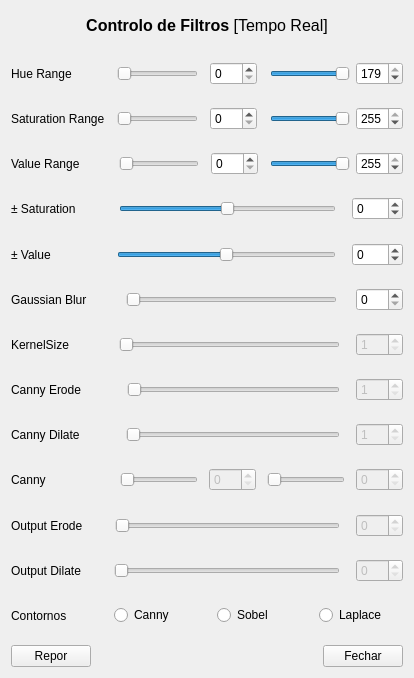
<?xml version="1.0" encoding="UTF-8"?>
<ui version="4.0">
 <class>Form</class>
 <widget class="QWidget" name="Form">
  <property name="geometry">
   <rect>
    <x>0</x>
    <y>0</y>
    <width>414</width>
    <height>678</height>
   </rect>
  </property>
  <property name="minimumSize">
   <size>
    <width>280</width>
    <height>0</height>
   </size>
  </property>
  <property name="windowTitle">
   <string>Controlo de Filtros</string>
  </property>
  <property name="windowIcon">
   <iconset>
    <normaloff>icons/colour.ico</normaloff>icons/colour.ico</iconset>
  </property>
  <layout class="QVBoxLayout" name="verticalLayout">
   <item>
    <spacer name="verticalSpacer">
     <property name="orientation">
      <enum>Qt::Vertical</enum>
     </property>
     <property name="sizeType">
      <enum>QSizePolicy::Preferred</enum>
     </property>
     <property name="sizeHint" stdset="0">
      <size>
       <width>20</width>
       <height>5</height>
      </size>
     </property>
    </spacer>
   </item>
   <item>
    <widget class="QLabel" name="title_lb">
     <property name="sizePolicy">
      <sizepolicy hsizetype="Preferred" vsizetype="Fixed">
       <horstretch>0</horstretch>
       <verstretch>100</verstretch>
      </sizepolicy>
     </property>
     <property name="font">
      <font>
       <family>MS Shell Dlg 2</family>
       <pointsize>12</pointsize>
       <weight>50</weight>
       <italic>false</italic>
       <bold>false</bold>
      </font>
     </property>
     <property name="layoutDirection">
      <enum>Qt::LeftToRight</enum>
     </property>
     <property name="styleSheet">
      <string notr="true">font: 12pt &quot;MS Shell Dlg 2&quot;;</string>
     </property>
     <property name="text">
      <string>&lt;html&gt;&lt;head/&gt;&lt;body&gt;&lt;p&gt;&lt;span style=&quot; font-weight:600;&quot;&gt;Controlo de Filtros&lt;/span&gt; [Tempo Real]&lt;/p&gt;&lt;/body&gt;&lt;/html&gt;</string>
     </property>
     <property name="textFormat">
      <enum>Qt::AutoText</enum>
     </property>
     <property name="alignment">
      <set>Qt::AlignCenter</set>
     </property>
    </widget>
   </item>
   <item>
    <spacer name="verticalSpacer_2">
     <property name="orientation">
      <enum>Qt::Vertical</enum>
     </property>
     <property name="sizeType">
      <enum>QSizePolicy::Preferred</enum>
     </property>
     <property name="sizeHint" stdset="0">
      <size>
       <width>20</width>
       <height>13</height>
      </size>
     </property>
    </spacer>
   </item>
   <item>
    <layout class="QHBoxLayout" name="horizontalLayout">
     <item>
      <widget class="QLabel" name="minhue_lb">
       <property name="sizePolicy">
        <sizepolicy hsizetype="Preferred" vsizetype="Expanding">
         <horstretch>0</horstretch>
         <verstretch>0</verstretch>
        </sizepolicy>
       </property>
       <property name="text">
        <string>Hue Range          </string>
       </property>
       <property name="scaledContents">
        <bool>false</bool>
       </property>
       <property name="alignment">
        <set>Qt::AlignLeading|Qt::AlignLeft|Qt::AlignVCenter</set>
       </property>
      </widget>
     </item>
     <item>
      <spacer name="horizontalSpacer_6">
       <property name="orientation">
        <enum>Qt::Horizontal</enum>
       </property>
       <property name="sizeType">
        <enum>QSizePolicy::Preferred</enum>
       </property>
       <property name="sizeHint" stdset="0">
        <size>
         <width>10</width>
         <height>20</height>
        </size>
       </property>
      </spacer>
     </item>
     <item>
      <widget class="QSlider" name="minhue_slider">
       <property name="maximum">
        <number>179</number>
       </property>
       <property name="orientation">
        <enum>Qt::Horizontal</enum>
       </property>
      </widget>
     </item>
     <item>
      <spacer name="horizontalSpacer_12">
       <property name="orientation">
        <enum>Qt::Horizontal</enum>
       </property>
       <property name="sizeType">
        <enum>QSizePolicy::Preferred</enum>
       </property>
       <property name="sizeHint" stdset="0">
        <size>
         <width>10</width>
         <height>20</height>
        </size>
       </property>
      </spacer>
     </item>
     <item>
      <widget class="QSpinBox" name="minhue_spinbox">
       <property name="sizePolicy">
        <sizepolicy hsizetype="Preferred" vsizetype="Fixed">
         <horstretch>0</horstretch>
         <verstretch>0</verstretch>
        </sizepolicy>
       </property>
       <property name="minimumSize">
        <size>
         <width>47</width>
         <height>0</height>
        </size>
       </property>
       <property name="inputMethodHints">
        <set>Qt::ImhDigitsOnly</set>
       </property>
       <property name="minimum">
        <number>0</number>
       </property>
       <property name="maximum">
        <number>179</number>
       </property>
       <property name="value">
        <number>0</number>
       </property>
      </widget>
     </item>
     <item>
      <spacer name="horizontalSpacer_4">
       <property name="orientation">
        <enum>Qt::Horizontal</enum>
       </property>
       <property name="sizeType">
        <enum>QSizePolicy::Preferred</enum>
       </property>
       <property name="sizeHint" stdset="0">
        <size>
         <width>10</width>
         <height>20</height>
        </size>
       </property>
      </spacer>
     </item>
     <item>
      <widget class="QSlider" name="maxhue_slider">
       <property name="maximum">
        <number>179</number>
       </property>
       <property name="value">
        <number>179</number>
       </property>
       <property name="orientation">
        <enum>Qt::Horizontal</enum>
       </property>
      </widget>
     </item>
     <item>
      <widget class="QSpinBox" name="maxhue_spinbox">
       <property name="sizePolicy">
        <sizepolicy hsizetype="Preferred" vsizetype="Fixed">
         <horstretch>0</horstretch>
         <verstretch>0</verstretch>
        </sizepolicy>
       </property>
       <property name="minimumSize">
        <size>
         <width>47</width>
         <height>0</height>
        </size>
       </property>
       <property name="inputMethodHints">
        <set>Qt::ImhDigitsOnly</set>
       </property>
       <property name="minimum">
        <number>0</number>
       </property>
       <property name="maximum">
        <number>179</number>
       </property>
       <property name="value">
        <number>179</number>
       </property>
      </widget>
     </item>
    </layout>
   </item>
   <item>
    <layout class="QHBoxLayout" name="horizontalLayout_2">
     <item>
      <widget class="QLabel" name="minsat_lb">
       <property name="sizePolicy">
        <sizepolicy hsizetype="Preferred" vsizetype="Expanding">
         <horstretch>0</horstretch>
         <verstretch>0</verstretch>
        </sizepolicy>
       </property>
       <property name="text">
        <string>Saturation Range</string>
       </property>
      </widget>
     </item>
     <item>
      <spacer name="horizontalSpacer_5">
       <property name="orientation">
        <enum>Qt::Horizontal</enum>
       </property>
       <property name="sizeType">
        <enum>QSizePolicy::Preferred</enum>
       </property>
       <property name="sizeHint" stdset="0">
        <size>
         <width>10</width>
         <height>20</height>
        </size>
       </property>
      </spacer>
     </item>
     <item>
      <widget class="QSlider" name="minsat_slider">
       <property name="sizePolicy">
        <sizepolicy hsizetype="Expanding" vsizetype="Fixed">
         <horstretch>0</horstretch>
         <verstretch>0</verstretch>
        </sizepolicy>
       </property>
       <property name="maximum">
        <number>255</number>
       </property>
       <property name="orientation">
        <enum>Qt::Horizontal</enum>
       </property>
      </widget>
     </item>
     <item>
      <spacer name="horizontalSpacer_11">
       <property name="orientation">
        <enum>Qt::Horizontal</enum>
       </property>
       <property name="sizeType">
        <enum>QSizePolicy::Preferred</enum>
       </property>
       <property name="sizeHint" stdset="0">
        <size>
         <width>10</width>
         <height>20</height>
        </size>
       </property>
      </spacer>
     </item>
     <item>
      <widget class="QSpinBox" name="minsat_spinbox">
       <property name="sizePolicy">
        <sizepolicy hsizetype="Preferred" vsizetype="Fixed">
         <horstretch>0</horstretch>
         <verstretch>0</verstretch>
        </sizepolicy>
       </property>
       <property name="minimumSize">
        <size>
         <width>47</width>
         <height>0</height>
        </size>
       </property>
       <property name="inputMethodHints">
        <set>Qt::ImhDigitsOnly</set>
       </property>
       <property name="minimum">
        <number>0</number>
       </property>
       <property name="maximum">
        <number>255</number>
       </property>
      </widget>
     </item>
     <item>
      <spacer name="horizontalSpacer_3">
       <property name="orientation">
        <enum>Qt::Horizontal</enum>
       </property>
       <property name="sizeType">
        <enum>QSizePolicy::Preferred</enum>
       </property>
       <property name="sizeHint" stdset="0">
        <size>
         <width>10</width>
         <height>20</height>
        </size>
       </property>
      </spacer>
     </item>
     <item>
      <widget class="QSlider" name="maxsat_slider">
       <property name="maximum">
        <number>255</number>
       </property>
       <property name="value">
        <number>255</number>
       </property>
       <property name="orientation">
        <enum>Qt::Horizontal</enum>
       </property>
      </widget>
     </item>
     <item>
      <widget class="QSpinBox" name="maxsat_spinbox">
       <property name="sizePolicy">
        <sizepolicy hsizetype="Preferred" vsizetype="Fixed">
         <horstretch>0</horstretch>
         <verstretch>0</verstretch>
        </sizepolicy>
       </property>
       <property name="minimumSize">
        <size>
         <width>47</width>
         <height>0</height>
        </size>
       </property>
       <property name="inputMethodHints">
        <set>Qt::ImhDigitsOnly</set>
       </property>
       <property name="minimum">
        <number>0</number>
       </property>
       <property name="maximum">
        <number>255</number>
       </property>
       <property name="value">
        <number>255</number>
       </property>
      </widget>
     </item>
    </layout>
   </item>
   <item>
    <layout class="QHBoxLayout" name="horizontalLayout_3">
     <item>
      <widget class="QLabel" name="minval_lb">
       <property name="sizePolicy">
        <sizepolicy hsizetype="Preferred" vsizetype="Expanding">
         <horstretch>0</horstretch>
         <verstretch>0</verstretch>
        </sizepolicy>
       </property>
       <property name="text">
        <string>Value Range        </string>
       </property>
      </widget>
     </item>
     <item>
      <spacer name="horizontalSpacer">
       <property name="orientation">
        <enum>Qt::Horizontal</enum>
       </property>
       <property name="sizeType">
        <enum>QSizePolicy::Preferred</enum>
       </property>
       <property name="sizeHint" stdset="0">
        <size>
         <width>10</width>
         <height>20</height>
        </size>
       </property>
      </spacer>
     </item>
     <item>
      <widget class="QSlider" name="minval_slider">
       <property name="maximum">
        <number>255</number>
       </property>
       <property name="orientation">
        <enum>Qt::Horizontal</enum>
       </property>
      </widget>
     </item>
     <item>
      <spacer name="horizontalSpacer_10">
       <property name="orientation">
        <enum>Qt::Horizontal</enum>
       </property>
       <property name="sizeType">
        <enum>QSizePolicy::Preferred</enum>
       </property>
       <property name="sizeHint" stdset="0">
        <size>
         <width>10</width>
         <height>20</height>
        </size>
       </property>
      </spacer>
     </item>
     <item>
      <widget class="QSpinBox" name="minval_spinbox">
       <property name="sizePolicy">
        <sizepolicy hsizetype="Preferred" vsizetype="Fixed">
         <horstretch>0</horstretch>
         <verstretch>0</verstretch>
        </sizepolicy>
       </property>
       <property name="minimumSize">
        <size>
         <width>47</width>
         <height>0</height>
        </size>
       </property>
       <property name="inputMethodHints">
        <set>Qt::ImhDigitsOnly</set>
       </property>
       <property name="minimum">
        <number>0</number>
       </property>
       <property name="maximum">
        <number>255</number>
       </property>
      </widget>
     </item>
     <item>
      <spacer name="horizontalSpacer_2">
       <property name="orientation">
        <enum>Qt::Horizontal</enum>
       </property>
       <property name="sizeType">
        <enum>QSizePolicy::Preferred</enum>
       </property>
       <property name="sizeHint" stdset="0">
        <size>
         <width>10</width>
         <height>20</height>
        </size>
       </property>
      </spacer>
     </item>
     <item>
      <widget class="QSlider" name="maxval_slider">
       <property name="maximum">
        <number>255</number>
       </property>
       <property name="value">
        <number>255</number>
       </property>
       <property name="orientation">
        <enum>Qt::Horizontal</enum>
       </property>
      </widget>
     </item>
     <item>
      <widget class="QSpinBox" name="maxval_spinbox">
       <property name="sizePolicy">
        <sizepolicy hsizetype="Preferred" vsizetype="Fixed">
         <horstretch>0</horstretch>
         <verstretch>0</verstretch>
        </sizepolicy>
       </property>
       <property name="minimumSize">
        <size>
         <width>47</width>
         <height>0</height>
        </size>
       </property>
       <property name="inputMethodHints">
        <set>Qt::ImhDigitsOnly</set>
       </property>
       <property name="minimum">
        <number>0</number>
       </property>
       <property name="maximum">
        <number>255</number>
       </property>
       <property name="value">
        <number>255</number>
       </property>
      </widget>
     </item>
    </layout>
   </item>
   <item>
    <layout class="QHBoxLayout" name="horizontalLayout_7">
     <item>
      <widget class="QLabel" name="addsubsat_lb">
       <property name="sizePolicy">
        <sizepolicy hsizetype="Preferred" vsizetype="Expanding">
         <horstretch>0</horstretch>
         <verstretch>0</verstretch>
        </sizepolicy>
       </property>
       <property name="text">
        <string>± Saturation        </string>
       </property>
      </widget>
     </item>
     <item>
      <spacer name="horizontalSpacer_13">
       <property name="orientation">
        <enum>Qt::Horizontal</enum>
       </property>
       <property name="sizeType">
        <enum>QSizePolicy::Preferred</enum>
       </property>
       <property name="sizeHint" stdset="0">
        <size>
         <width>10</width>
         <height>20</height>
        </size>
       </property>
      </spacer>
     </item>
     <item>
      <widget class="QSlider" name="sataddsub_slider">
       <property name="minimum">
        <number>-255</number>
       </property>
       <property name="maximum">
        <number>255</number>
       </property>
       <property name="value">
        <number>0</number>
       </property>
       <property name="orientation">
        <enum>Qt::Horizontal</enum>
       </property>
      </widget>
     </item>
     <item>
      <spacer name="horizontalSpacer_14">
       <property name="orientation">
        <enum>Qt::Horizontal</enum>
       </property>
       <property name="sizeType">
        <enum>QSizePolicy::Preferred</enum>
       </property>
       <property name="sizeHint" stdset="0">
        <size>
         <width>10</width>
         <height>20</height>
        </size>
       </property>
      </spacer>
     </item>
     <item>
      <widget class="QSpinBox" name="sataddsub_spinbox">
       <property name="sizePolicy">
        <sizepolicy hsizetype="Preferred" vsizetype="Fixed">
         <horstretch>0</horstretch>
         <verstretch>0</verstretch>
        </sizepolicy>
       </property>
       <property name="minimumSize">
        <size>
         <width>47</width>
         <height>0</height>
        </size>
       </property>
       <property name="inputMethodHints">
        <set>Qt::ImhDigitsOnly</set>
       </property>
       <property name="minimum">
        <number>-255</number>
       </property>
       <property name="maximum">
        <number>255</number>
       </property>
      </widget>
     </item>
    </layout>
   </item>
   <item>
    <layout class="QHBoxLayout" name="horizontalLayout_8">
     <item>
      <widget class="QLabel" name="addsubsat_lb_2">
       <property name="sizePolicy">
        <sizepolicy hsizetype="Preferred" vsizetype="Expanding">
         <horstretch>0</horstretch>
         <verstretch>0</verstretch>
        </sizepolicy>
       </property>
       <property name="text">
        <string>± Value               </string>
       </property>
      </widget>
     </item>
     <item>
      <spacer name="horizontalSpacer_17">
       <property name="orientation">
        <enum>Qt::Horizontal</enum>
       </property>
       <property name="sizeType">
        <enum>QSizePolicy::Preferred</enum>
       </property>
       <property name="sizeHint" stdset="0">
        <size>
         <width>10</width>
         <height>20</height>
        </size>
       </property>
      </spacer>
     </item>
     <item>
      <widget class="QSlider" name="valaddsub_slider">
       <property name="minimum">
        <number>-255</number>
       </property>
       <property name="maximum">
        <number>255</number>
       </property>
       <property name="value">
        <number>0</number>
       </property>
       <property name="orientation">
        <enum>Qt::Horizontal</enum>
       </property>
      </widget>
     </item>
     <item>
      <spacer name="horizontalSpacer_18">
       <property name="orientation">
        <enum>Qt::Horizontal</enum>
       </property>
       <property name="sizeType">
        <enum>QSizePolicy::Preferred</enum>
       </property>
       <property name="sizeHint" stdset="0">
        <size>
         <width>10</width>
         <height>20</height>
        </size>
       </property>
      </spacer>
     </item>
     <item>
      <widget class="QSpinBox" name="valaddsub_spinbox">
       <property name="sizePolicy">
        <sizepolicy hsizetype="Preferred" vsizetype="Fixed">
         <horstretch>0</horstretch>
         <verstretch>0</verstretch>
        </sizepolicy>
       </property>
       <property name="minimumSize">
        <size>
         <width>47</width>
         <height>0</height>
        </size>
       </property>
       <property name="inputMethodHints">
        <set>Qt::ImhDigitsOnly</set>
       </property>
       <property name="minimum">
        <number>-255</number>
       </property>
       <property name="maximum">
        <number>255</number>
       </property>
      </widget>
     </item>
    </layout>
   </item>
   <item>
    <layout class="QHBoxLayout" name="horizontalLayout_16">
     <item>
      <widget class="QLabel" name="gaussianblue_lb">
       <property name="sizePolicy">
        <sizepolicy hsizetype="Preferred" vsizetype="Expanding">
         <horstretch>0</horstretch>
         <verstretch>0</verstretch>
        </sizepolicy>
       </property>
       <property name="text">
        <string>Gaussian Blur      </string>
       </property>
      </widget>
     </item>
     <item>
      <spacer name="horizontalSpacer_33">
       <property name="orientation">
        <enum>Qt::Horizontal</enum>
       </property>
       <property name="sizeType">
        <enum>QSizePolicy::Preferred</enum>
       </property>
       <property name="sizeHint" stdset="0">
        <size>
         <width>13</width>
         <height>20</height>
        </size>
       </property>
      </spacer>
     </item>
     <item>
      <widget class="QSlider" name="gaussianblur_slider">
       <property name="enabled">
        <bool>true</bool>
       </property>
       <property name="minimum">
        <number>0</number>
       </property>
       <property name="maximum">
        <number>255</number>
       </property>
       <property name="value">
        <number>0</number>
       </property>
       <property name="orientation">
        <enum>Qt::Horizontal</enum>
       </property>
      </widget>
     </item>
     <item>
      <spacer name="horizontalSpacer_34">
       <property name="orientation">
        <enum>Qt::Horizontal</enum>
       </property>
       <property name="sizeType">
        <enum>QSizePolicy::Preferred</enum>
       </property>
       <property name="sizeHint" stdset="0">
        <size>
         <width>13</width>
         <height>20</height>
        </size>
       </property>
      </spacer>
     </item>
     <item>
      <widget class="QSpinBox" name="gaussianblur_spinbox">
       <property name="enabled">
        <bool>true</bool>
       </property>
       <property name="sizePolicy">
        <sizepolicy hsizetype="Preferred" vsizetype="Fixed">
         <horstretch>0</horstretch>
         <verstretch>0</verstretch>
        </sizepolicy>
       </property>
       <property name="minimumSize">
        <size>
         <width>47</width>
         <height>0</height>
        </size>
       </property>
       <property name="inputMethodHints">
        <set>Qt::ImhDigitsOnly</set>
       </property>
       <property name="minimum">
        <number>0</number>
       </property>
       <property name="maximum">
        <number>255</number>
       </property>
      </widget>
     </item>
    </layout>
   </item>
   <item>
    <layout class="QHBoxLayout" name="horizontalLayout_11">
     <item>
      <widget class="QLabel" name="kernelsize_lb">
       <property name="sizePolicy">
        <sizepolicy hsizetype="Preferred" vsizetype="Expanding">
         <horstretch>0</horstretch>
         <verstretch>0</verstretch>
        </sizepolicy>
       </property>
       <property name="text">
        <string>KernelSize          </string>
       </property>
      </widget>
     </item>
     <item>
      <spacer name="horizontalSpacer_19">
       <property name="orientation">
        <enum>Qt::Horizontal</enum>
       </property>
       <property name="sizeType">
        <enum>QSizePolicy::Preferred</enum>
       </property>
       <property name="sizeHint" stdset="0">
        <size>
         <width>10</width>
         <height>20</height>
        </size>
       </property>
      </spacer>
     </item>
     <item>
      <widget class="QSlider" name="kernelsize_slider">
       <property name="enabled">
        <bool>false</bool>
       </property>
       <property name="minimum">
        <number>1</number>
       </property>
       <property name="maximum">
        <number>30</number>
       </property>
       <property name="pageStep">
        <number>1</number>
       </property>
       <property name="value">
        <number>1</number>
       </property>
       <property name="orientation">
        <enum>Qt::Horizontal</enum>
       </property>
      </widget>
     </item>
     <item>
      <spacer name="horizontalSpacer_20">
       <property name="orientation">
        <enum>Qt::Horizontal</enum>
       </property>
       <property name="sizeType">
        <enum>QSizePolicy::Preferred</enum>
       </property>
       <property name="sizeHint" stdset="0">
        <size>
         <width>10</width>
         <height>20</height>
        </size>
       </property>
      </spacer>
     </item>
     <item>
      <widget class="QSpinBox" name="kernelsize_spinbox">
       <property name="enabled">
        <bool>false</bool>
       </property>
       <property name="sizePolicy">
        <sizepolicy hsizetype="Preferred" vsizetype="Fixed">
         <horstretch>0</horstretch>
         <verstretch>0</verstretch>
        </sizepolicy>
       </property>
       <property name="minimumSize">
        <size>
         <width>47</width>
         <height>0</height>
        </size>
       </property>
       <property name="inputMethodHints">
        <set>Qt::ImhDigitsOnly</set>
       </property>
       <property name="minimum">
        <number>1</number>
       </property>
       <property name="maximum">
        <number>30</number>
       </property>
      </widget>
     </item>
    </layout>
   </item>
   <item>
    <layout class="QHBoxLayout" name="horizontalLayout_12">
     <item>
      <widget class="QLabel" name="erode_lb">
       <property name="sizePolicy">
        <sizepolicy hsizetype="Preferred" vsizetype="Expanding">
         <horstretch>0</horstretch>
         <verstretch>0</verstretch>
        </sizepolicy>
       </property>
       <property name="text">
        <string>Canny Erode         </string>
       </property>
      </widget>
     </item>
     <item>
      <spacer name="horizontalSpacer_21">
       <property name="orientation">
        <enum>Qt::Horizontal</enum>
       </property>
       <property name="sizeType">
        <enum>QSizePolicy::Preferred</enum>
       </property>
       <property name="sizeHint" stdset="0">
        <size>
         <width>10</width>
         <height>20</height>
        </size>
       </property>
      </spacer>
     </item>
     <item>
      <widget class="QSlider" name="cannyerode_slider">
       <property name="enabled">
        <bool>false</bool>
       </property>
       <property name="minimum">
        <number>1</number>
       </property>
       <property name="maximum">
        <number>5</number>
       </property>
       <property name="value">
        <number>1</number>
       </property>
       <property name="orientation">
        <enum>Qt::Horizontal</enum>
       </property>
      </widget>
     </item>
     <item>
      <spacer name="horizontalSpacer_22">
       <property name="orientation">
        <enum>Qt::Horizontal</enum>
       </property>
       <property name="sizeType">
        <enum>QSizePolicy::Preferred</enum>
       </property>
       <property name="sizeHint" stdset="0">
        <size>
         <width>10</width>
         <height>20</height>
        </size>
       </property>
      </spacer>
     </item>
     <item>
      <widget class="QSpinBox" name="cannyerode_spinbox">
       <property name="enabled">
        <bool>false</bool>
       </property>
       <property name="sizePolicy">
        <sizepolicy hsizetype="Preferred" vsizetype="Fixed">
         <horstretch>0</horstretch>
         <verstretch>0</verstretch>
        </sizepolicy>
       </property>
       <property name="minimumSize">
        <size>
         <width>47</width>
         <height>0</height>
        </size>
       </property>
       <property name="inputMethodHints">
        <set>Qt::ImhDigitsOnly</set>
       </property>
       <property name="minimum">
        <number>1</number>
       </property>
       <property name="maximum">
        <number>5</number>
       </property>
      </widget>
     </item>
    </layout>
   </item>
   <item>
    <layout class="QHBoxLayout" name="horizontalLayout_15">
     <item>
      <widget class="QLabel" name="dilate_lb">
       <property name="sizePolicy">
        <sizepolicy hsizetype="Preferred" vsizetype="Expanding">
         <horstretch>0</horstretch>
         <verstretch>0</verstretch>
        </sizepolicy>
       </property>
       <property name="text">
        <string>Canny Dilate         </string>
       </property>
      </widget>
     </item>
     <item>
      <spacer name="horizontalSpacer_27">
       <property name="orientation">
        <enum>Qt::Horizontal</enum>
       </property>
       <property name="sizeType">
        <enum>QSizePolicy::Preferred</enum>
       </property>
       <property name="sizeHint" stdset="0">
        <size>
         <width>10</width>
         <height>20</height>
        </size>
       </property>
      </spacer>
     </item>
     <item>
      <widget class="QSlider" name="cannydilate_slider">
       <property name="enabled">
        <bool>false</bool>
       </property>
       <property name="minimum">
        <number>1</number>
       </property>
       <property name="maximum">
        <number>5</number>
       </property>
       <property name="value">
        <number>1</number>
       </property>
       <property name="orientation">
        <enum>Qt::Horizontal</enum>
       </property>
      </widget>
     </item>
     <item>
      <spacer name="horizontalSpacer_28">
       <property name="orientation">
        <enum>Qt::Horizontal</enum>
       </property>
       <property name="sizeType">
        <enum>QSizePolicy::Preferred</enum>
       </property>
       <property name="sizeHint" stdset="0">
        <size>
         <width>10</width>
         <height>20</height>
        </size>
       </property>
      </spacer>
     </item>
     <item>
      <widget class="QSpinBox" name="cannydilate_spinbox">
       <property name="enabled">
        <bool>false</bool>
       </property>
       <property name="sizePolicy">
        <sizepolicy hsizetype="Preferred" vsizetype="Fixed">
         <horstretch>0</horstretch>
         <verstretch>0</verstretch>
        </sizepolicy>
       </property>
       <property name="minimumSize">
        <size>
         <width>47</width>
         <height>0</height>
        </size>
       </property>
       <property name="inputMethodHints">
        <set>Qt::ImhDigitsOnly</set>
       </property>
       <property name="minimum">
        <number>1</number>
       </property>
       <property name="maximum">
        <number>5</number>
       </property>
      </widget>
     </item>
    </layout>
   </item>
   <item>
    <layout class="QHBoxLayout" name="horizontalLayout_14">
     <item>
      <widget class="QLabel" name="canny1_lb">
       <property name="sizePolicy">
        <sizepolicy hsizetype="Preferred" vsizetype="Expanding">
         <horstretch>0</horstretch>
         <verstretch>0</verstretch>
        </sizepolicy>
       </property>
       <property name="text">
        <string>Canny                   </string>
       </property>
      </widget>
     </item>
     <item>
      <spacer name="horizontalSpacer_25">
       <property name="orientation">
        <enum>Qt::Horizontal</enum>
       </property>
       <property name="sizeType">
        <enum>QSizePolicy::Preferred</enum>
       </property>
       <property name="sizeHint" stdset="0">
        <size>
         <width>10</width>
         <height>20</height>
        </size>
       </property>
      </spacer>
     </item>
     <item>
      <widget class="QSlider" name="canny1_slider">
       <property name="enabled">
        <bool>false</bool>
       </property>
       <property name="minimum">
        <number>0</number>
       </property>
       <property name="maximum">
        <number>255</number>
       </property>
       <property name="value">
        <number>0</number>
       </property>
       <property name="orientation">
        <enum>Qt::Horizontal</enum>
       </property>
      </widget>
     </item>
     <item>
      <spacer name="horizontalSpacer_26">
       <property name="orientation">
        <enum>Qt::Horizontal</enum>
       </property>
       <property name="sizeType">
        <enum>QSizePolicy::Preferred</enum>
       </property>
       <property name="sizeHint" stdset="0">
        <size>
         <width>10</width>
         <height>20</height>
        </size>
       </property>
      </spacer>
     </item>
     <item>
      <widget class="QSpinBox" name="canny1_spinbox">
       <property name="enabled">
        <bool>false</bool>
       </property>
       <property name="sizePolicy">
        <sizepolicy hsizetype="Preferred" vsizetype="Fixed">
         <horstretch>0</horstretch>
         <verstretch>0</verstretch>
        </sizepolicy>
       </property>
       <property name="minimumSize">
        <size>
         <width>47</width>
         <height>0</height>
        </size>
       </property>
       <property name="inputMethodHints">
        <set>Qt::ImhDigitsOnly</set>
       </property>
       <property name="minimum">
        <number>0</number>
       </property>
       <property name="maximum">
        <number>200</number>
       </property>
      </widget>
     </item>
     <item>
      <spacer name="horizontalSpacer_23">
       <property name="orientation">
        <enum>Qt::Horizontal</enum>
       </property>
       <property name="sizeType">
        <enum>QSizePolicy::Preferred</enum>
       </property>
       <property name="sizeHint" stdset="0">
        <size>
         <width>10</width>
         <height>20</height>
        </size>
       </property>
      </spacer>
     </item>
     <item>
      <widget class="QSlider" name="canny2_slider">
       <property name="enabled">
        <bool>false</bool>
       </property>
       <property name="minimum">
        <number>0</number>
       </property>
       <property name="maximum">
        <number>255</number>
       </property>
       <property name="value">
        <number>0</number>
       </property>
       <property name="orientation">
        <enum>Qt::Horizontal</enum>
       </property>
      </widget>
     </item>
     <item>
      <spacer name="horizontalSpacer_24">
       <property name="orientation">
        <enum>Qt::Horizontal</enum>
       </property>
       <property name="sizeType">
        <enum>QSizePolicy::Preferred</enum>
       </property>
       <property name="sizeHint" stdset="0">
        <size>
         <width>10</width>
         <height>20</height>
        </size>
       </property>
      </spacer>
     </item>
     <item>
      <widget class="QSpinBox" name="canny2_spinbox">
       <property name="enabled">
        <bool>false</bool>
       </property>
       <property name="sizePolicy">
        <sizepolicy hsizetype="Preferred" vsizetype="Fixed">
         <horstretch>0</horstretch>
         <verstretch>0</verstretch>
        </sizepolicy>
       </property>
       <property name="minimumSize">
        <size>
         <width>47</width>
         <height>0</height>
        </size>
       </property>
       <property name="inputMethodHints">
        <set>Qt::ImhDigitsOnly</set>
       </property>
       <property name="minimum">
        <number>0</number>
       </property>
      </widget>
     </item>
    </layout>
   </item>
   <item>
    <layout class="QHBoxLayout" name="horizontalLayout_17">
     <item>
      <widget class="QLabel" name="output_erode_lb">
       <property name="sizePolicy">
        <sizepolicy hsizetype="Preferred" vsizetype="Expanding">
         <horstretch>0</horstretch>
         <verstretch>0</verstretch>
        </sizepolicy>
       </property>
       <property name="text">
        <string>Output Erode     </string>
       </property>
      </widget>
     </item>
     <item>
      <spacer name="horizontalSpacer_35">
       <property name="orientation">
        <enum>Qt::Horizontal</enum>
       </property>
       <property name="sizeType">
        <enum>QSizePolicy::Preferred</enum>
       </property>
       <property name="sizeHint" stdset="0">
        <size>
         <width>10</width>
         <height>20</height>
        </size>
       </property>
      </spacer>
     </item>
     <item>
      <widget class="QSlider" name="output_erode_slider">
       <property name="enabled">
        <bool>false</bool>
       </property>
       <property name="minimum">
        <number>0</number>
       </property>
       <property name="maximum">
        <number>500</number>
       </property>
       <property name="value">
        <number>0</number>
       </property>
       <property name="orientation">
        <enum>Qt::Horizontal</enum>
       </property>
      </widget>
     </item>
     <item>
      <spacer name="horizontalSpacer_36">
       <property name="orientation">
        <enum>Qt::Horizontal</enum>
       </property>
       <property name="sizeType">
        <enum>QSizePolicy::Preferred</enum>
       </property>
       <property name="sizeHint" stdset="0">
        <size>
         <width>10</width>
         <height>20</height>
        </size>
       </property>
      </spacer>
     </item>
     <item>
      <widget class="QSpinBox" name="output_erode_spinbox">
       <property name="enabled">
        <bool>false</bool>
       </property>
       <property name="sizePolicy">
        <sizepolicy hsizetype="Preferred" vsizetype="Fixed">
         <horstretch>0</horstretch>
         <verstretch>0</verstretch>
        </sizepolicy>
       </property>
       <property name="minimumSize">
        <size>
         <width>47</width>
         <height>0</height>
        </size>
       </property>
       <property name="inputMethodHints">
        <set>Qt::ImhDigitsOnly</set>
       </property>
       <property name="minimum">
        <number>0</number>
       </property>
       <property name="maximum">
        <number>500</number>
       </property>
      </widget>
     </item>
    </layout>
   </item>
   <item>
    <layout class="QHBoxLayout" name="horizontalLayout_18">
     <item>
      <widget class="QLabel" name="output_dilate_lb">
       <property name="sizePolicy">
        <sizepolicy hsizetype="Preferred" vsizetype="Expanding">
         <horstretch>0</horstretch>
         <verstretch>0</verstretch>
        </sizepolicy>
       </property>
       <property name="text">
        <string>Output Dilate     </string>
       </property>
      </widget>
     </item>
     <item>
      <spacer name="horizontalSpacer_37">
       <property name="orientation">
        <enum>Qt::Horizontal</enum>
       </property>
       <property name="sizeType">
        <enum>QSizePolicy::Preferred</enum>
       </property>
       <property name="sizeHint" stdset="0">
        <size>
         <width>10</width>
         <height>20</height>
        </size>
       </property>
      </spacer>
     </item>
     <item>
      <widget class="QSlider" name="output_dilate_slider">
       <property name="enabled">
        <bool>false</bool>
       </property>
       <property name="minimum">
        <number>0</number>
       </property>
       <property name="maximum">
        <number>500</number>
       </property>
       <property name="value">
        <number>0</number>
       </property>
       <property name="orientation">
        <enum>Qt::Horizontal</enum>
       </property>
      </widget>
     </item>
     <item>
      <spacer name="horizontalSpacer_38">
       <property name="orientation">
        <enum>Qt::Horizontal</enum>
       </property>
       <property name="sizeType">
        <enum>QSizePolicy::Preferred</enum>
       </property>
       <property name="sizeHint" stdset="0">
        <size>
         <width>10</width>
         <height>20</height>
        </size>
       </property>
      </spacer>
     </item>
     <item>
      <widget class="QSpinBox" name="output_dilate_spinbox">
       <property name="enabled">
        <bool>false</bool>
       </property>
       <property name="sizePolicy">
        <sizepolicy hsizetype="Preferred" vsizetype="Fixed">
         <horstretch>0</horstretch>
         <verstretch>0</verstretch>
        </sizepolicy>
       </property>
       <property name="minimumSize">
        <size>
         <width>47</width>
         <height>0</height>
        </size>
       </property>
       <property name="inputMethodHints">
        <set>Qt::ImhDigitsOnly</set>
       </property>
       <property name="minimum">
        <number>0</number>
       </property>
       <property name="maximum">
        <number>500</number>
       </property>
      </widget>
     </item>
    </layout>
   </item>
   <item>
    <layout class="QHBoxLayout" name="horizontalLayout_10">
     <item>
      <widget class="QLabel" name="canny2_lb_2">
       <property name="sizePolicy">
        <sizepolicy hsizetype="Preferred" vsizetype="Expanding">
         <horstretch>0</horstretch>
         <verstretch>0</verstretch>
        </sizepolicy>
       </property>
       <property name="text">
        <string>Contornos</string>
       </property>
      </widget>
     </item>
     <item>
      <spacer name="horizontalSpacer_30">
       <property name="orientation">
        <enum>Qt::Horizontal</enum>
       </property>
       <property name="sizeType">
        <enum>QSizePolicy::Preferred</enum>
       </property>
       <property name="sizeHint" stdset="0">
        <size>
         <width>13</width>
         <height>20</height>
        </size>
       </property>
      </spacer>
     </item>
     <item>
      <widget class="QRadioButton" name="canny_radiobt">
       <property name="layoutDirection">
        <enum>Qt::LeftToRight</enum>
       </property>
       <property name="text">
        <string>Canny</string>
       </property>
       <property name="autoRepeat">
        <bool>false</bool>
       </property>
       <property name="autoExclusive">
        <bool>true</bool>
       </property>
      </widget>
     </item>
     <item>
      <spacer name="horizontalSpacer_31">
       <property name="orientation">
        <enum>Qt::Horizontal</enum>
       </property>
       <property name="sizeType">
        <enum>QSizePolicy::Preferred</enum>
       </property>
       <property name="sizeHint" stdset="0">
        <size>
         <width>13</width>
         <height>20</height>
        </size>
       </property>
      </spacer>
     </item>
     <item>
      <widget class="QRadioButton" name="sobel_radiobt">
       <property name="enabled">
        <bool>true</bool>
       </property>
       <property name="text">
        <string>Sobel</string>
       </property>
       <property name="autoExclusive">
        <bool>true</bool>
       </property>
      </widget>
     </item>
     <item>
      <spacer name="horizontalSpacer_29">
       <property name="orientation">
        <enum>Qt::Horizontal</enum>
       </property>
       <property name="sizeType">
        <enum>QSizePolicy::Preferred</enum>
       </property>
       <property name="sizeHint" stdset="0">
        <size>
         <width>13</width>
         <height>20</height>
        </size>
       </property>
      </spacer>
     </item>
     <item>
      <widget class="QRadioButton" name="laplace_radiobt">
       <property name="enabled">
        <bool>true</bool>
       </property>
       <property name="text">
        <string>Laplace</string>
       </property>
       <property name="autoExclusive">
        <bool>true</bool>
       </property>
      </widget>
     </item>
    </layout>
   </item>
   <item>
    <spacer name="verticalSpacer_4">
     <property name="orientation">
      <enum>Qt::Vertical</enum>
     </property>
     <property name="sizeType">
      <enum>QSizePolicy::Preferred</enum>
     </property>
     <property name="sizeHint" stdset="0">
      <size>
       <width>20</width>
       <height>4</height>
      </size>
     </property>
    </spacer>
   </item>
   <item>
    <layout class="QHBoxLayout" name="horizontalLayout_9">
     <item>
      <widget class="QPushButton" name="reset_bt">
       <property name="text">
        <string>Repor</string>
       </property>
      </widget>
     </item>
     <item>
      <spacer name="horizontalSpacer_15">
       <property name="orientation">
        <enum>Qt::Horizontal</enum>
       </property>
       <property name="sizeHint" stdset="0">
        <size>
         <width>40</width>
         <height>20</height>
        </size>
       </property>
      </spacer>
     </item>
     <item>
      <spacer name="horizontalSpacer_16">
       <property name="orientation">
        <enum>Qt::Horizontal</enum>
       </property>
       <property name="sizeHint" stdset="0">
        <size>
         <width>40</width>
         <height>18</height>
        </size>
       </property>
      </spacer>
     </item>
     <item>
      <widget class="QPushButton" name="close_bt">
       <property name="text">
        <string>Fechar</string>
       </property>
      </widget>
     </item>
    </layout>
   </item>
  </layout>
 </widget>
 <resources/>
 <connections/>
</ui>
